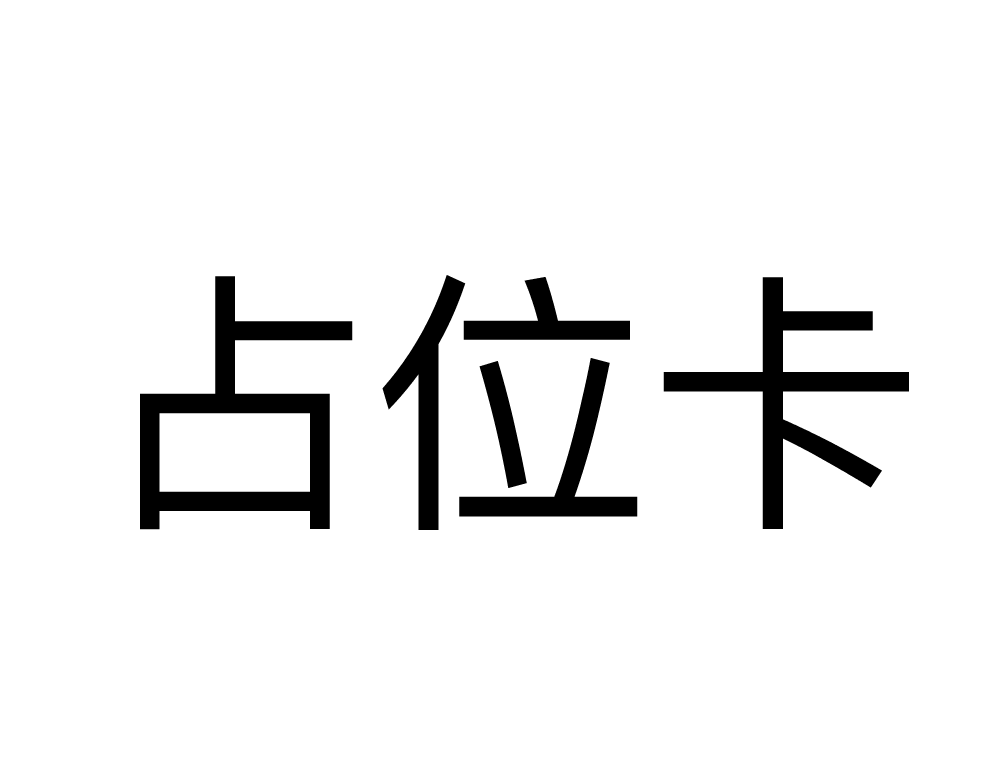
#> input picture VYgo/images/card_placeholder.png, 1000 x 760 px
$ python finalize-event-art.py --input ../../../../VYgo/images/card_placeholder.png --output out.png
#> lines starting #> are read from the running program, lines starting #| are printed output that depends on the picture
#> in finalize, image is the input picture: PIL image 1000x760 RGB; min 0, max 255, mean 239
#!/usr/bin/env python3
"""Crop, resize, and validate a VYgo event illustration."""

from __future__ import annotations

import argparse
from pathlib import Path

from PIL import Image


TARGET_SIZE = (3440, 1616)
PREVIEW_SIZE = (1720, 808)
ALLOWED_MODES = {"RGB", "RGBA"}


def parse_args() -> argparse.Namespace:
    parser = argparse.ArgumentParser(description=__doc__)
    parser.add_argument("--input", type=Path, help="Source image to crop and resize.")
    parser.add_argument("--output", type=Path, required=True, help="Final PNG path.")
    parser.add_argument("--preview", type=Path, help="Optional 1720x808 preview path.")
    parser.add_argument(
        "--check-only",
        action="store_true",
        help="Validate --output without modifying it.",
    )
    return parser.parse_args()


def validate(path: Path) -> None:
    if not path.is_file():
        raise SystemExit(f"Missing image: {path}")
    with Image.open(path) as image:
        if image.format != "PNG":
            raise SystemExit(f"Expected PNG, got {image.format}: {path}")
        if image.size != TARGET_SIZE:
            raise SystemExit(
                f"Expected {TARGET_SIZE[0]}x{TARGET_SIZE[1]}, got "
                f"{image.width}x{image.height}: {path}"
            )
        if image.mode not in ALLOWED_MODES:
            raise SystemExit(f"Expected RGB or RGBA, got {image.mode}: {path}")
    print(f"OK {path}: {TARGET_SIZE[0]}x{TARGET_SIZE[1]} PNG")


def cover_crop(image: Image.Image, target_size: tuple[int, int]) -> Image.Image:
#> called with target_size = (3440, 1616)
    target_width, target_height = target_size
    target_ratio = target_width / target_height
    source_ratio = image.width / image.height
#> source_ratio = 1.32

    if source_ratio > target_ratio:
        crop_width = round(image.height * target_ratio)
        left = max(0, (image.width - crop_width) // 2)
        box = (left, 0, left + crop_width, image.height)
    else:
        crop_height = round(image.width / target_ratio)
#> crop_height = 470
        top = max(0, (image.height - crop_height) // 2)
#> top = 145
        box = (0, top, image.width, top + crop_height)
#> box = (0, 145, 1000, 615)

    return image.crop(box).resize(target_size, Image.Resampling.LANCZOS)
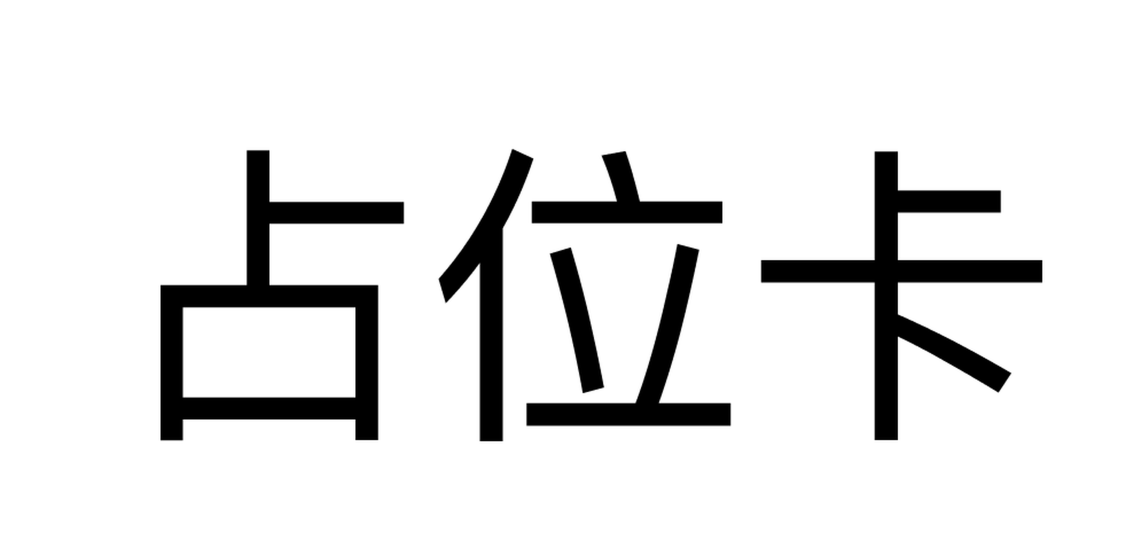
#> returned value: PIL image 3440x1616 RGB (shown at 1/3 size); min 0, max 255, mean 229.1


def finalize(source: Path, output: Path, preview: Path | None) -> None:
    if not source.is_file():
        raise SystemExit(f"Missing source image: {source}")

    with Image.open(source) as image:
        image.load()
        if image.mode not in ALLOWED_MODES:
            image = image.convert("RGBA" if "A" in image.getbands() else "RGB")
        final = cover_crop(image, TARGET_SIZE)

    output.parent.mkdir(parents=True, exist_ok=True)
    final.save(output, format="PNG", optimize=True)

    if preview is not None:
        preview.parent.mkdir(parents=True, exist_ok=True)
        final.resize(PREVIEW_SIZE, Image.Resampling.LANCZOS).save(
            preview,
            format="PNG",
            optimize=True,
        )

    validate(output)


def main() -> None:
    args = parse_args()
    if args.check_only:
        validate(args.output)
        return
    if args.input is None:
        raise SystemExit("--input is required unless --check-only is used.")
    finalize(args.input, args.output, args.preview)


if __name__ == "__main__":
    main()
